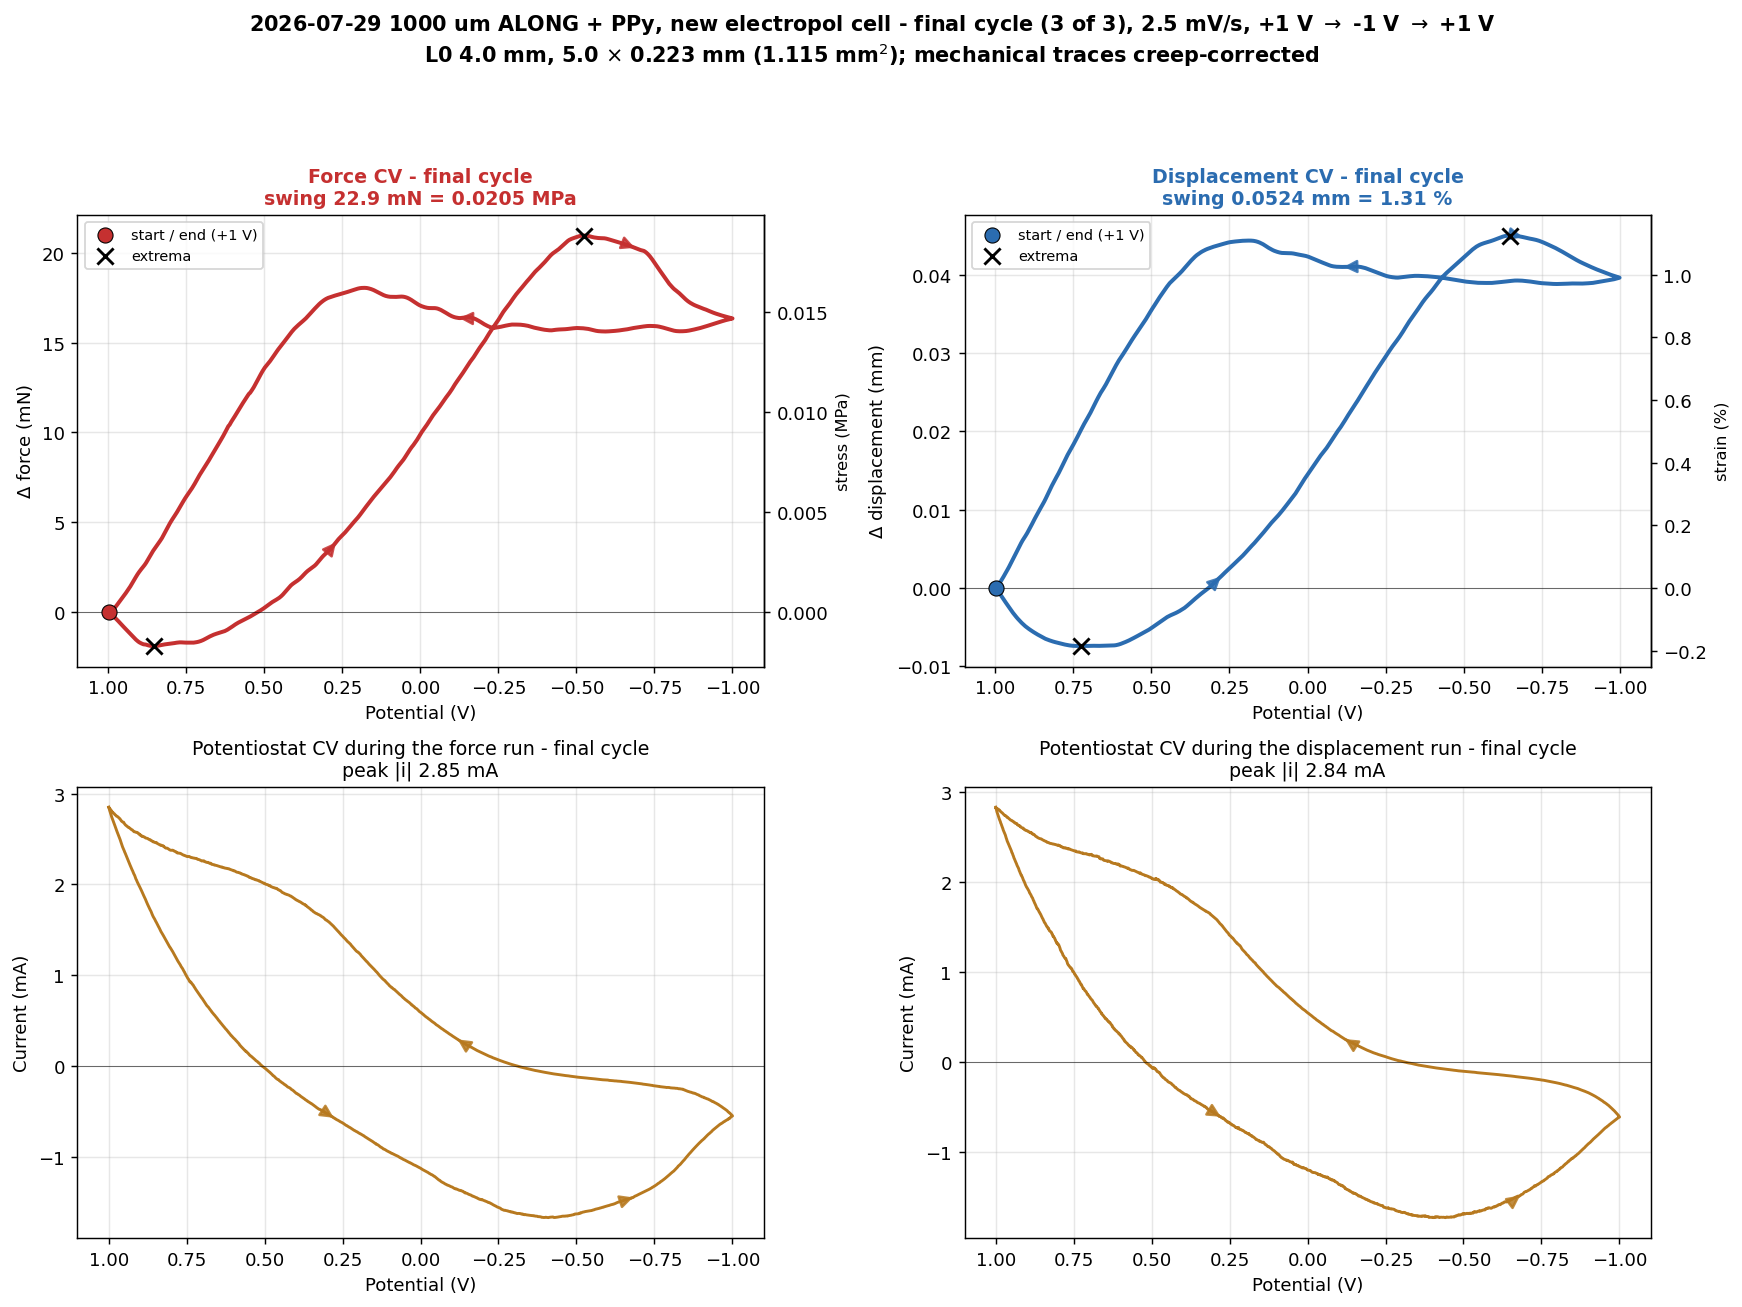

The script that saved this image:
"""
Single summary figure: FINAL CYCLE (cycle 3) only, for the 2026-07-29 1000 um ALONG sample.

Four panels - the mechanical CV from the FORCE run, the mechanical CV from the LENGTH run,
and the potentiostat i-vs-E CV recorded simultaneously with each. Cycle 3 is the one to
show: cycles 2 and 3 overlay, so the first-scan PPy break-in is behind us.

Same pipeline as cv_20260729_along_with_current.py (MAD outlier filter, per-cycle
Savitzky-Golay, per-cycle linear creep removal), measured potential from the potentiostat
export, measured geometry from 2026-07-30.
"""

import numpy as np
import pandas as pd
import matplotlib.pyplot as plt
from scipy.signal import savgol_filter

SCAN_RATE_V_PER_S = 0.0025
V_HI, V_LO = 1.0, -1.0
LEG_S = (V_HI - V_LO) / SCAN_RATE_V_PER_S
PERIOD_S = 2 * LEG_S
N_CYCLES = 3
TOTAL_S = N_CYCLES * PERIOD_S
LAST = N_CYCLES - 1

FORCE_GAIN_MN_PER_V = 56.7
LENGTH_GAIN_MM_PER_V = -0.4130
L0_MM, WIDTH_MM, THICKNESS_MM = 4.0, 5.0, 0.2230
AREA_MM2 = WIDTH_MM * THICKNESS_MM

WINDOW, K = 41, 5.0
SMOOTH_WINDOW, SAVGOL_POLY = 101, 3

C_FORCE, C_LENGTH, C_CURRENT = "#c53030", "#2b6cb0", "#b7791f"

RUNS = {
    "FORCE": dict(
        scope="1000um_ALONG_FORCE_scope_log_20260729_150114.csv",
        pot="potentiostat/07-29-26_FORCE_2.5mvpersec_1000um_ALONG.csv",
        channel="ch2_MEAN_V", gain=FORCE_GAIN_MN_PER_V, unit="mN", label="Force",
        colour=C_FORCE),
    "LENGTH": dict(
        scope="1000um_ALONG_LENGTH_scope_log_20260729_162518.csv",
        pot="potentiostat/07-29-26_LENGTH_2.5mvpersec_1000um_ALONG.csv",
        channel="ch1_MEAN_V", gain=LENGTH_GAIN_MM_PER_V, unit="mm",
        label="Displacement", colour=C_LENGTH),
}


def load_potentiostat(path):
    raw = pd.read_csv(path, encoding="utf-16", skiprows=5).dropna(axis=1, how="all")
    frames = []
    for s in range(N_CYCLES):
        V = pd.to_numeric(raw.iloc[:, 2 * s], errors="coerce").values
        I = pd.to_numeric(raw.iloc[:, 2 * s + 1], errors="coerce").values
        m = ~np.isnan(V) & ~np.isnan(I)
        V, I = V[m], I[m]
        dt = np.abs(np.diff(V, prepend=V[0])) / SCAN_RATE_V_PER_S
        frames.append(pd.DataFrame(dict(t=np.cumsum(dt) + s * PERIOD_S, v=V, i_uA=I,
                                        scan=s)))
    return pd.concat(frames, ignore_index=True).sort_values("t").reset_index(drop=True)


def mark_outliers(x, window=WINDOW, k=K):
    s = pd.Series(x)
    med = s.rolling(window, center=True, min_periods=1).median()
    ad = (s - med).abs()
    mad = ad.rolling(window, center=True, min_periods=1).median()
    mad = mad.clip(lower=max(np.nanstd(x) * 1e-3, 1e-9))
    return (ad > k * mad).values


def savgol_per_cycle(df, col):
    out = pd.Series(np.nan, index=df.index)
    for _, sub in df.groupby("cycle"):
        sub = sub.sort_values("t")
        y = sub[col].values
        w = min(SMOOTH_WINDOW, len(y))
        w -= (w % 2 == 0)
        out.loc[sub.index] = savgol_filter(y, w, SAVGOL_POLY) if w > SAVGOL_POLY else y
    return out


def close_loop_per_cycle(df, col, scol):
    out = df[col].astype(float).copy()
    for _, sub in df.groupby("cycle"):
        sub = sub.sort_values("t")
        t, y = sub["t"].values, sub[scol].values
        if len(sub) < 2 or t[-1] == t[0]:
            continue
        slope = (y[-1] - y[0]) / (t[-1] - t[0])
        out.loc[sub.index] = df.loc[sub.index, col].values - slope * (t - t[0])
    return out


def load(run):
    p = load_potentiostat(run["pot"])
    d = pd.read_csv(run["scope"]).rename(columns={"elapsed_s": "t"})
    d = d[(d["t"] >= 0) & (d["t"] <= TOTAL_S)].copy()
    d = d.loc[~mark_outliers(d[run["channel"]].values)].copy()
    d["cycle"] = np.clip((d["t"].values // PERIOD_S).astype(int), 0, N_CYCLES - 1)
    d["signal"] = d[run["channel"]] * run["gain"]
    d["smooth"] = savgol_per_cycle(d, "signal")
    d["closed"] = close_loop_per_cycle(d, "signal", "smooth")
    d["smooth_closed"] = savgol_per_cycle(d, "closed")
    d["v_meas"] = np.interp(d["t"], p["t"], p["v"])
    return d, p


def arrows(ax, x, y, frac=(0.18, 0.42, 0.72), colour="k"):
    """Small direction arrows so the sweep sense is readable."""
    n = len(x)
    for f in frac:
        i = int(f * n)
        if 0 < i < n - 2:
            ax.annotate("", xy=(x[i + 2], y[i + 2]), xytext=(x[i], y[i]),
                        arrowprops=dict(arrowstyle="-|>", color=colour, lw=1.4,
                                        mutation_scale=15, alpha=0.85))


plt.rcParams.update({"figure.dpi": 130, "font.size": 10})
fig, axes = plt.subplots(2, 2, figsize=(13.5, 10.2))

stats = {}
for col, (tag, run) in enumerate(RUNS.items()):
    d, p = load(run)
    s = d[d["cycle"] == LAST].sort_values("t")
    v = s["v_meas"].values
    y = s["smooth_closed"].values - s["smooth_closed"].values[0]
    swing = y.max() - y.min()
    norm = swing / AREA_MM2 / 1000.0 if tag == "FORCE" else swing / L0_MM * 100.0
    nunit = "MPa" if tag == "FORCE" else "%"
    stats[tag] = (swing, norm, nunit, v[int(np.argmax(y))], v[int(np.argmin(y))])

    # --- top row: mechanical CV -------------------------------------------
    ax = axes[0, col]
    ax.plot(v, y, lw=2.2, color=run["colour"])
    arrows(ax, v, y, colour=run["colour"])
    ax.scatter([v[0]], [y[0]], s=70, color=run["colour"], ec="k", lw=0.6, zorder=6,
               label="start / end (+1 V)")
    ax.scatter([v[int(np.argmax(y))], v[int(np.argmin(y))]], [y.max(), y.min()],
               marker="x", s=80, color="k", lw=1.6, zorder=6, label="extrema")
    ax.axhline(0, color="k", lw=0.5, alpha=0.6)
    ax.invert_xaxis()
    ax.set_xlabel("Potential (V)")
    ax.set_ylabel(f"$\\Delta$ {run['label'].lower()} ({run['unit']})")
    ax.grid(alpha=0.3)
    ax.legend(fontsize=8, loc="upper left")
    ax.set_title(f"{run['label']} CV - final cycle\nswing {swing:.3g} {run['unit']} "
                 f"= {norm:.3g} {nunit}", fontsize=10.5, fontweight="bold",
                 color=run["colour"])
    # secondary axis in normalised units
    conv = (1 / AREA_MM2 / 1000.0) if tag == "FORCE" else (1 / L0_MM * 100.0)
    sec = ax.secondary_yaxis("right", functions=(lambda a, c=conv: a * c,
                                                 lambda a, c=conv: a / c))
    sec.set_ylabel("stress (MPa)" if tag == "FORCE" else "strain (%)", fontsize=9)

    # --- bottom row: simultaneous potentiostat CV --------------------------
    sp = p[p["scan"] == LAST]
    vi, ii = sp["v"].values, sp["i_uA"].values / 1000.0
    axi = axes[1, col]
    axi.plot(vi, ii, lw=1.6, color=C_CURRENT)
    arrows(axi, vi, ii, colour=C_CURRENT)
    axi.axhline(0, color="k", lw=0.5, alpha=0.6)
    axi.invert_xaxis()
    axi.set_xlabel("Potential (V)")
    axi.set_ylabel("Current (mA)")
    axi.grid(alpha=0.3)
    axi.set_title(f"Potentiostat CV during the {run['label'].lower()} run - final cycle\n"
                  f"peak |i| {np.abs(ii).max():.2f} mA", fontsize=10.5)

fig.suptitle("2026-07-29 1000 um ALONG + PPy, new electropol cell - final cycle (3 of 3), "
             "2.5 mV/s, +1 V $\\rightarrow$ -1 V $\\rightarrow$ +1 V\n"
             f"L0 {L0_MM} mm, {WIDTH_MM} $\\times$ {THICKNESS_MM} mm "
             f"({AREA_MM2:.3f} mm$^2$); mechanical traces creep-corrected",
             fontweight="bold", fontsize=11.5)
fig.tight_layout(rect=[0, 0, 1, 0.93])
fig.savefig("cv_20260729_final_cycle_summary.png", bbox_inches="tight")
print("saved cv_20260729_final_cycle_summary.png\n")
for tag, (sw, nm, nu, vmax, vmin) in stats.items():
    print(f"{tag:6s} final cycle: swing {sw:.4f} -> {nm:.4f} {nu}; "
          f"max at {vmax:+.3f} V, min at {vmin:+.3f} V")
